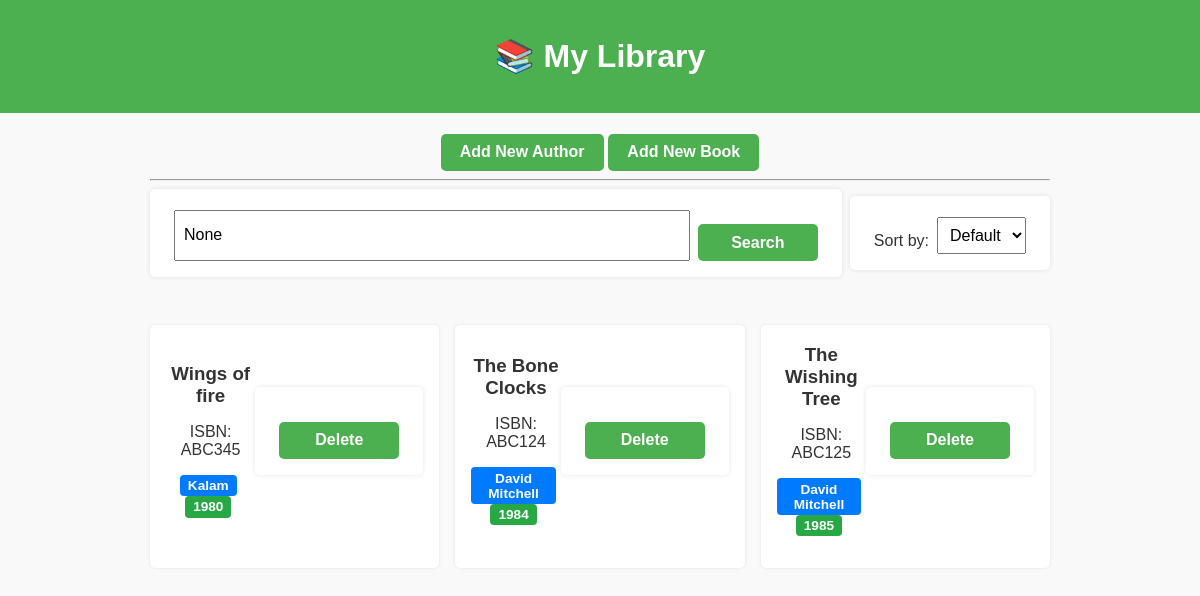
Page /home on the earlier database version.
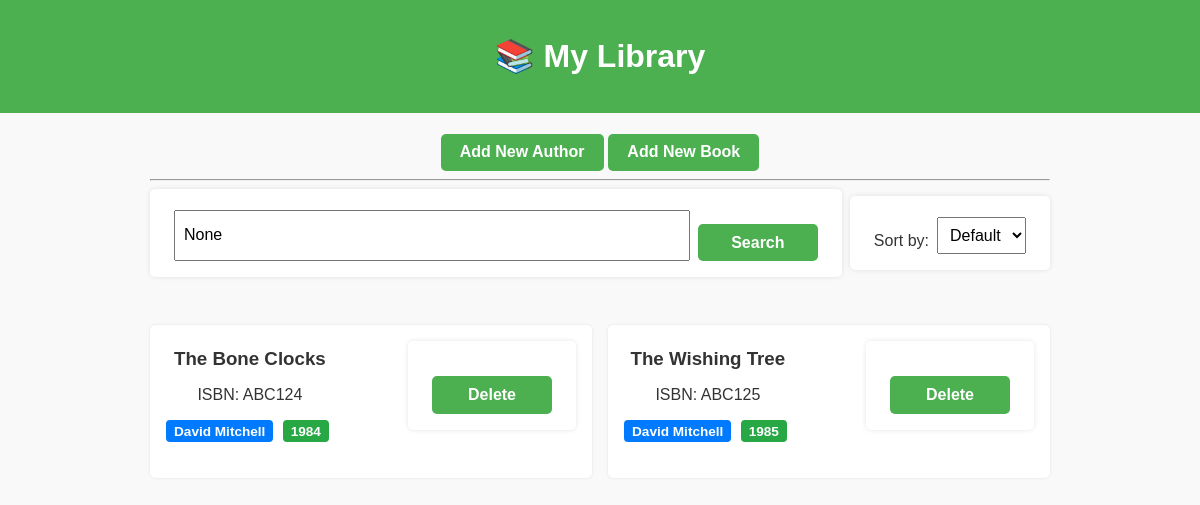
Same page on the later database version.
### data_models.py (models this page shows, shortened)
class Book(db.Model):
    __tablename__ = 'books'
    id = db.Column(db.Integer, primary_key=True, autoincrement=True)
    isbn = db.Column(db.String(100))
    title = db.Column(db.String(100))
    publication_year = db.Column(db.Integer)
    author_id = db.Column(db.Integer, db.ForeignKey('authors.id'))
    author = db.relationship('Author', backref='books')

class Author(db.Model):
    __tablename__ = 'authors'
    id = db.Column(db.Integer, primary_key=True, autoincrement=True)
    name = db.Column(db.String(100))
    birth_date = db.Column(db.String(100))
    date_of_death = db.Column(db.String(100))

### app.py (the view)
@app.route("/home", methods = ['GET'])
def home():
    search_term = request.args.get("q")
    sort_by = request.args.get("sort")
    books_query = Book.query.join(Author)
    if search_term:
        books_query = books_query.filter(Book.title.ilike(f"%{search_term}%"))
    if sort_by == "title":
        books_query = books_query.order_by(Book.title).all()
    elif sort_by == "author":
        books_query = books_query.order_by(Author.name).all()
    elif sort_by == "publication_year":
        books_query = books_query.order_by(Book.publication_year).all()
    else:
        books_query = books_query.order_by(Book.id)
    books = books_query.all()
    return render_template('home.html', books = books, sort_by=sort_by, search_term=search_term)

### templates/home.html (shortened to what this page needs)
{% extends "base.html" %}
{% block content %}
<div class="top-buttons">
  <a href="{{ url_for('add_author') }}"><button type="button">Add New Author</button></a>
  <a href="{{ url_for('add_book') }}"><button type="button">Add New Book</button></a>
</div>
<hr/>
<div class="top-bar">
    <form method="GET" action="{{ url_for('home') }}" class="search-form">
        <input type="text" name="q" placeholder="Search by title..." value="{{ search_term|default('') }}">
        <button type="submit">Search</button>
    </form>
    <form method="GET" action="{{ url_for('home') }}" class="sort-form">
        <label for="sort">Sort by:</label>
        <select name="sort" id="sort" onchange="this.form.submit()">
            <option value="">Default</option>
        </select>
    </form>
</div>
<div class="books-grid">
{% for book in books %}
<div class="book-card">
    <div class="book-info">
        <h3>{{ book.title }}</h3>
        <p>ISBN: {{ book.isbn }}</p>
        <p>
            <span class="badge badge-author">{{ book.author.name }}</span>
            <span class="badge badge-year">{{ book.publication_year }}</span>
        </p>
    </div>
    <div class="actions">
        <form action="{{ url_for('delete_book', book_id=book.id) }}" method="POST">
            <button onclick="return confirm('Are you sure you want to delete this book?');">Delete</button>
        </form>
    </div>
</div>
{% else %}
<p>No books found.</p>
{% endfor %}
</div>
{% endblock %}

### templates/base.html (shortened to what this page needs)
<!DOCTYPE html>
<html lang="en">
<head>
    <link rel="stylesheet" href="{{ url_for('static', filename='css/style.css') }}">
</head>
<body>
    <header>
        <h1>📚 My Library</h1>
    </header>
    <main>
        {% block content %}{% endblock %}
    </main>
</body>
</html>

### static/css/style.css (style rules this page uses)
body { font-family: Arial, sans-serif; margin: 0; padding: 0; background: #f9f9f9; color: #333; text-align: center; }
header { background: #4CAF50; color: white; padding: 1rem; text-align: center; }
main { padding: 1rem 2rem; max-width: 900px; margin: auto; }
form { background: white; padding: 1rem 1.5rem; margin-bottom: 2rem; border-radius: 5px; box-shadow: 0 0 5px rgba(0,0,0,0.1); }
label { display: block; margin-top: 1rem; }
input, select, button { padding: 0.5rem; margin-top: 0.3rem; box-sizing: border-box; font-size: 1rem; }
button { background: #4CAF50; color: white; border: none; cursor: pointer; font-weight: bold; transition: background 0.2s; }
.top-bar { display: flex; flex-wrap: wrap; gap: 0.5rem; align-items: center; margin-bottom: 1rem; }
.search-form { display: flex; flex: 1; min-width: 200px; gap: 0.5rem; }
.search-form input { flex: 1; }
.search-form button { flex-shrink: 0; }
.sort-form { display: flex; align-items: center; gap: 0.5rem; }
.sort-form select { flex: 1; padding: 0.5rem; }
.books-grid { display: grid; grid-template-columns: repeat(auto-fit, minmax(250px, 1fr)); gap: 1rem; margin-top: 1rem; }
.book-card { background: white; padding: 1rem; border-radius: 5px; box-shadow: 0 0 3px rgba(0,0,0,0.1); display: flex; justify-content: space-between; align-items: center; transition: transform 0.2s, box-shadow 0.2s; }
.book-info h3 { margin: 0.2rem 0; }
.actions form { display: inline-block; }
.badge { display: inline-block; padding: 0.2rem 0.5rem; border-radius: 4px; font-size: 0.85rem; font-weight: bold; color: white; margin-right: 0.3rem; }
.top-buttons a { display: inline-block; }
.top-buttons a button { padding: 0.6rem 1.2rem; font-weight: bold; cursor: pointer; background-color: #4CAF50; color: white; border: none; border-radius: 5px; transition: background 0.2s, transform 0.1s; }
form button { display:block; width:100%; text-align:center; margin:0 auto; padding: 0.6rem 1rem; font-weight: bold; background-color: #4CAF50; color: white; border: none; border-radius: 5px; cursor: pointer; width: auto; min-width: 120px; margin-top: 1.2rem; transition: background 0.2s, transform 0.1s; }
.badge-author { background-color: #007BFF; }
.badge-year { background-color: #28A745; }

Differences in the rows shown:
removed Book: title "Wings of fire", isbn "ABC345", author.name "Kalam", publication_year "1980"
